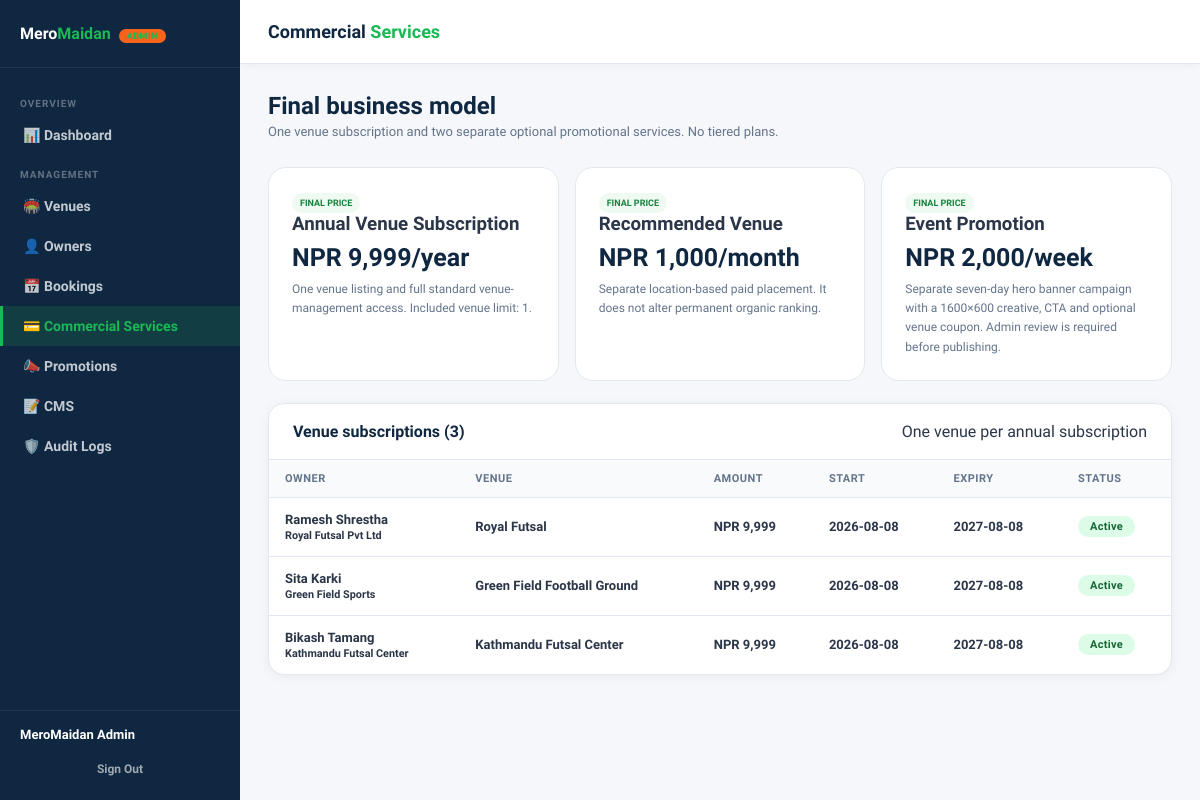
Screenshot of /superadmin/plans.php (signed in) with the database file from the repository.
### tables this page shows
CREATE TABLE `venue_subscriptions` (
  `id` bigint(20) NOT NULL AUTO_INCREMENT,
  `tenant_id` int(11) NOT NULL,
  `owner_id` int(11) NOT NULL,
  `venue_id` int(11) DEFAULT NULL,
  `plan_id` int(11) NOT NULL,
  `amount_npr` decimal(10,2) NOT NULL DEFAULT 9999.00,
  `starts_at` date NOT NULL,
  `expires_at` date NOT NULL,
  `status` enum('pending_payment','active','expired','suspended','cancelled') NOT NULL DEFAULT 'pending_payment',
  `payment_reference` varchar(100) DEFAULT NULL,
  `auto_renew` tinyint(1) NOT NULL DEFAULT 0,
  `created_at` timestamp NOT NULL DEFAULT current_timestamp(),
  `updated_at` timestamp NOT NULL DEFAULT current_timestamp() ON UPDATE current_timestamp(),
  PRIMARY KEY (`id`),
  KEY `idx_subscription_tenant` (`tenant_id`,`status`),
  KEY `idx_subscription_expiry` (`expires_at`,`status`),
  KEY `fk_vs_owner` (`owner_id`),
  KEY `fk_vs_venue` (`venue_id`),
  KEY `fk_vs_plan` (`plan_id`),
  CONSTRAINT `fk_vs_owner` FOREIGN KEY (`owner_id`) REFERENCES `venue_owners` (`id`) ON DELETE CASCADE,
  CONSTRAINT `fk_vs_plan` FOREIGN KEY (`plan_id`) REFERENCES `subscription_plans` (`id`),
  CONSTRAINT `fk_vs_venue` FOREIGN KEY (`venue_id`) REFERENCES `venues` (`id`) ON DELETE SET NULL
);

CREATE TABLE `venue_owners` (
  `id` int(11) NOT NULL AUTO_INCREMENT,
  `name` varchar(200) NOT NULL,
  `email` varchar(200) NOT NULL,
  `phone` varchar(20) NOT NULL,
  `password_hash` varchar(255) NOT NULL,
  `business_name` varchar(200) DEFAULT NULL,
  `plan_id` int(11) DEFAULT 1,
  `status` enum('pending','active','suspended') DEFAULT 'pending',
  `created_at` timestamp NOT NULL DEFAULT current_timestamp(),
  `approved_at` timestamp NULL DEFAULT NULL,
  PRIMARY KEY (`id`),
  UNIQUE KEY `email` (`email`)
);

CREATE TABLE `venues` (
  `id` int(11) NOT NULL AUTO_INCREMENT,
  `owner_id` int(11) DEFAULT NULL,
  `name` varchar(200) NOT NULL,
  `slug` varchar(200) NOT NULL,
  `sport_type` enum('Football','Futsal','Cricket','Cricsal','Multi-Sport') NOT NULL DEFAULT 'Futsal',
  `address` text NOT NULL,
  `city` varchar(100) NOT NULL DEFAULT 'Kathmandu',
  `district` varchar(100) NOT NULL DEFAULT 'Kathmandu',
  `lat` decimal(10,8) DEFAULT NULL,
  `lng` decimal(11,8) DEFAULT NULL,
  `description` text DEFAULT NULL,
  `amenities` longtext DEFAULT NULL CHECK (json_valid(`amenities`)),
  `images` longtext DEFAULT NULL CHECK (json_valid(`images`)),
  `cover_image` varchar(500) DEFAULT NULL,
  `open_time` time DEFAULT '06:00:00',
  `close_time` time DEFAULT '22:00:00',
  `price_per_hour` decimal(10,2) NOT NULL DEFAULT 1000.00,
  `capacity` varchar(50) DEFAULT '5-a-side',
  `status` enum('pending','active','suspended') DEFAULT 'pending',
  `created_at` timestamp NOT NULL DEFAULT current_timestamp(),
  PRIMARY KEY (`id`),
  UNIQUE KEY `slug` (`slug`),
  KEY `owner_id` (`owner_id`),
  CONSTRAINT `venues_ibfk_1` FOREIGN KEY (`owner_id`) REFERENCES `venue_owners` (`id`) ON DELETE SET NULL
);

### superadmin/plans.php (the view, shortened to what this page needs)
<?php
require_once __DIR__.'/../api/db.php';requireSuperAdmin();$db=getDB();$adminName=$_SESSION['superadmin_name']??'Admin';$message='';
$subscriptions=$db->query("SELECT vs.*,vo.name owner_name,vo.business_name,v.name venue_name FROM venue_subscriptions vs JOIN venue_owners vo ON vo.id=vs.owner_id LEFT JOIN venues v ON v.id=vs.venue_id ORDER BY vs.created_at DESC LIMIT 100")->fetchAll();
?>
<!DOCTYPE html><html><head><meta charset="UTF-8"><meta name="viewport" content="width=device-width,initial-scale=1"><title>Commercial Services - MeroMaidan Admin</title><link rel="stylesheet" href="../assets/css/admin.css"><style>.model-grid{display:grid;grid-template-columns:repeat(3,1fr);gap:16px}.model-card{padding:23px;border:1px solid #e1e8ee;border-radius:18px;background:#fff}.model-card strong{display:block;font-size:25px;color:#0f2740;margin:8px 0}.model-card p{font-size:12px;color:#64748b;line-height:1.6}.locked{display:inline-flex;padding:5px 8px;border-radius:50px;background:#eefaf2;color:#16823d;font-size:9px;font-weight:900}@media(max-width:850px){.model-grid{grid-template-columns:1fr}}</style></head><body><div class="admin-layout"><aside class="admin-sidebar"><div class="sidebar-logo"><div class="sidebar-logo-text">Mero<span>Maidan</span> <span class="sidebar-badge">ADMIN</span></div></div><nav class="sidebar-nav"><div class="nav-section-label">Overview</div><a href="index.php" class="nav-link">📊 Dashboard</a><div class="nav-section-label">Management</div><a href="venues.php" class="nav-link">🏟️ Venues</a><a href="owners.php" class="nav-link">👤 Owners</a><a href="bookings.php" class="nav-link">📅 Bookings</a><a href="plans.php" class="nav-link active">💳 Commercial Services</a><a href="promotions.php" class="nav-link">📣 Promotions</a><a href="cms.php" class="nav-link">📝 CMS</a><a href="audit.php" class="nav-link">🛡️ Audit Logs</a></nav><div class="sidebar-footer"><div class="admin-user-name"><?=htmlspecialchars($adminName)?></div><a href="../auth/logout.php" class="btn-logout">Sign Out</a></div></aside><main class="admin-main"><div class="admin-topbar"><div class="topbar-title">Commercial <span>Services</span></div></div><div class="admin-content"><div class="page-header"><h1>Final business model</h1><p>One venue subscription and two separate optional promotional services. No tiered plans.</p></div><div class="model-grid"><article class="model-card"><span class="locked">FINAL PRICE</span><h3>Annual Venue Subscription</h3><strong>NPR 9,999/year</strong><p>One venue listing and full standard venue-management access. Included venue limit: 1.</p></article><article class="model-card"><span class="locked">FINAL PRICE</span><h3>Recommended Venue</h3><strong>NPR 1,000/month</strong><p>Separate location-based paid placement. It does not alter permanent organic ranking.</p></article><article class="model-card"><span class="locked">FINAL PRICE</span><h3>Event Promotion</h3><strong>NPR 2,000/week</strong><p>Separate seven-day hero banner campaign with a 1600×600 creative, CTA and optional venue coupon. Admin review is required before publishing.</p></article></div><section class="data-card" style="margin-top:22px"><div class="data-card-header"><h3>Venue subscriptions (<?=count($subscriptions)?>)</h3><span>One venue per annual subscription</span></div><table class="data-table"><thead><tr><th>Owner</th><th>Venue</th><th>Amount</th><th>Start</th><th>Expiry</th><th>Status</th></tr></thead><tbody><?php foreach($subscriptions as $sub):?><tr><td><strong><?=htmlspecialchars($sub['owner_name'])?></strong><br><small><?=htmlspecialchars($sub['business_name']??'')?></small></td><td><?=htmlspecialchars($sub['venue_name']??'Awaiting venue')?></td><td>NPR <?=number_format($sub['amount_npr'])?></td><td><?=$sub['starts_at']?></td><td><?=$sub['expires_at']?></td><td><span class="badge <?=htmlspecialchars($sub['status'])?>"><?=htmlspecialchars(ucfirst($sub['status']))?></span></td></tr><?php endforeach;?></tbody></table></section></div></main></div></body></html>

### assets/css/admin.css (style rules this page uses)
*, *::before, *::after { box-sizing: border-box; margin: 0; padding: 0; }
:root { --green: #1BB955; --navy: #0f2740; --navy2: #14355d; --orange: #f9631c; --text: #2b3648; --muted: #64748b; --border: #e2e8f0; --bg: #f5f7fa; --white: #ffffff; --red: #ef4444; --amber: #f59e0b; --sidebar: 240px; }
body { font-family: 'Plus Jakarta Sans', sans-serif; background: var(--bg); color: var(--text); min-height: 100vh; }
.admin-layout { display: flex; min-height: 100vh; }
.admin-sidebar { width: var(--sidebar); background: var(--navy); color: rgba(255,255,255,.85); display: flex; flex-direction: column; position: fixed; top: 0; left: 0; bottom: 0; z-index: 50; transition: transform .3s; }
.sidebar-logo { padding: 24px 20px; border-bottom: 1px solid rgba(255,255,255,.08); display: flex; align-items: center; gap: 10px; }
.sidebar-logo-text { font-size: 16px; font-weight: 900; color: #fff; }
.sidebar-logo-text span { color: var(--green); }
.sidebar-badge { font-size: 9px; font-weight: 700; background: var(--orange); color: #fff; padding: 2px 8px; border-radius: 50px; margin-left: 4px; letter-spacing: .5px; }
.sidebar-nav { padding: 16px 0; flex: 1; overflow-y: auto; }
.nav-section-label { font-size: 10px; font-weight: 700; color: rgba(255,255,255,.35); text-transform: uppercase; letter-spacing: 1px; padding: 14px 20px 6px; }
.nav-link { display: flex; align-items: center; gap: 12px; padding: 12px 20px; color: rgba(255,255,255,.75); text-decoration: none; font-size: 14px; font-weight: 600; transition: all .2s; border-left: 3px solid transparent; }
.nav-link.active { background: rgba(27,185,85,.15); color: var(--green); border-left-color: var(--green); }
.sidebar-footer { padding: 16px 20px; border-top: 1px solid rgba(255,255,255,.08); }
.admin-user-name { font-size: 13px; font-weight: 700; color: #fff; white-space: nowrap; overflow: hidden; text-overflow: ellipsis; }
.btn-logout { display: block; margin-top: 12px; text-align: center; color: rgba(255,255,255,.6); font-size: 12px; font-weight: 600; text-decoration: none; padding: 8px; border-radius: 8px; transition: all .2s; }
.admin-main { flex: 1; margin-left: var(--sidebar); display: flex; flex-direction: column; min-height: 100vh; }
.admin-topbar { background: var(--white); border-bottom: 1px solid var(--border); padding: 0 28px; height: 64px; display: flex; align-items: center; justify-content: space-between; position: sticky; top: 0; z-index: 40; box-shadow: 0 2px 8px rgba(0,0,0,.04); }
.topbar-title { font-size: 18px; font-weight: 900; color: var(--navy); }
.topbar-title span { color: var(--green); }
.admin-content { flex: 1; padding: 28px; }
.page-header { margin-bottom: 28px; }
.page-header h1 { font-size: 24px; font-weight: 900; color: var(--navy); }
.page-header p { font-size: 13px; color: var(--muted); margin-top: 4px; }
.data-card { background: var(--white); border-radius: 16px; box-shadow: 0 2px 12px rgba(0,0,0,.05); border: 1.5px solid var(--border); overflow: hidden; }
.data-card-header { padding: 18px 24px; border-bottom: 1px solid var(--border); display: flex; align-items: center; justify-content: space-between; flex-wrap: wrap; gap: 12px; }
.data-card-header h3 { font-size: 16px; font-weight: 800; color: var(--navy); }
.data-table { width: 100%; border-collapse: collapse; }
.data-table th { background: #f8fafc; padding: 12px 16px; font-size: 11px; font-weight: 700; color: var(--muted); text-transform: uppercase; letter-spacing: .5px; text-align: left; border-bottom: 1px solid var(--border); }
.data-table td { padding: 14px 16px; font-size: 13px; font-weight: 600; color: var(--text); border-bottom: 1px solid var(--border); vertical-align: middle; }
.data-table tr:last-child td { border-bottom: none; }
.badge { display: inline-flex; align-items: center; gap: 4px; padding: 4px 12px; border-radius: 50px; font-size: 11px; font-weight: 700; letter-spacing: .3px; }
.badge.active { background: #dcfce7; color: #166534; }

### superadmin/plans.php (style rules this page uses)
.model-grid { display:grid;grid-template-columns:repeat(3,1fr);gap:16px }
.model-card { padding:23px;border:1px solid #e1e8ee;border-radius:18px;background:#fff }
.model-card strong { display:block;font-size:25px;color:#0f2740;margin:8px 0 }
.model-card p { font-size:12px;color:#64748b;line-height:1.6 }
.locked { display:inline-flex;padding:5px 8px;border-radius:50px;background:#eefaf2;color:#16823d;font-size:9px;font-weight:900 }

### rows the page displays
venue_subscriptions: owner.name "Ramesh Shrestha", owner.business_name "Royal Futsal Pvt Ltd", venue.name "Royal Futsal", amount_npr "9,999", starts_at "2026-08-08", expires_at "2027-08-08", status "Active"
venue_subscriptions: owner.name "Sita Karki", owner.business_name "Green Field Sports", venue.name "Green Field Football Ground", amount_npr "9,999", starts_at "2026-08-08", expires_at "2027-08-08", status "Active"
venue_subscriptions: owner.name "Bikash Tamang", owner.business_name "Kathmandu Futsal Center", venue.name "Kathmandu Futsal Center", amount_npr "9,999", starts_at "2026-08-08", expires_at "2027-08-08", status "Active"

### other values shown
$adminName "MeroMaidan Admin"
count($subscriptions) "3"
